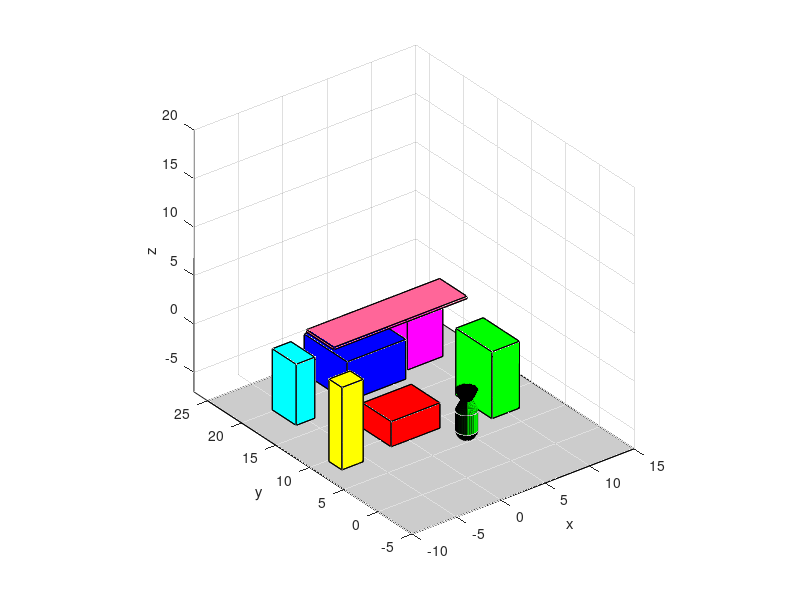

The MATLAB source for this figure: (Note: this script raises an error after producing the figure.)
function [] = NUKE_DA_CITY()
prompt = {'Enter nuke angle [60, 90]:','Enter nuke latitude [-10, 10]:', 'Enter shield longitude [-7 7]'};
dlg_title = 'Settings'; % set the title of jthe input dialogue
num_lines = 1;
def = {'65','0','0'};
settings = inputdlg(prompt,dlg_title,num_lines,def);

angle = str2num(settings{1}); % initial firing angle
latNuke = str2num(settings{2}); 
longShield = str2num(settings{3});

%% Creating 3-Dimenstional Space
myAxes = axes('xlim',[-10 15], 'ylim' , [-5 27], 'zlim', [-7 20]);

view(3)
grid on
axis equal
hold on
whitebg(1,[0.5 0.5 0.5])
xlabel('x')
ylabel('y')
zlabel('z')

%% Creating Town
	% Ground
		xGround_bottom = [-10 -10 15 15]; % bottom side
		yGround_bottom = [25 -5 -5 25];
		zGround_bottom = [-7 -7 -7 -7];
		fill3(xGround_bottom,yGround_bottom,zGround_bottom,[0.8 0.8 0.8]);

	% BUILDING 1
		xWall_left_1 = [-8 -8 -8 -8]; % left side
		yWall_left_1 = [7.9 7.9 9.8 9.8];
		zWall_left_1 = [-7 1.5 1.5 -7];

		xWall_top_1 = [-8 -8 -5.6 -5.6]; % top side
		yWall_top_1 = [9.8 7.9 7.9 9.8];
		zWall_top_1 = [1.5 1.5 1.5 1.5];

		xWall_front_1 = [-8 -8 -5.6 -5.6]; % front side
		yWall_front_1 = [9.8 9.8 9.8 9.8];
		zWall_front_1 = [-7 1.5 1.5 -7];

		xWall_right_1 = [-5.6 -5.6 -5.6 -5.6]; % right side
		yWall_right_1 = [9.8 9.8 7.9 7.9];
		zWall_right_1 = [-7 1.5 1.5 -7];

		xWall_back_1 = [-8 -8 -5.6 -5.6]; % back side
		yWall_back_1 = [7.9 7.9 7.9 7.9];
		zWall_back_1 = [-7 1.5 1.5 -7];

		xWall_bottom_1 = [-8 -8 -5.6 -5.6]; % bottom side
		yWall_bottom_1 = [9.8 7.9 7.9 9.8];
		zWall_bottom_1 = [-7 -7 -7 -7];

		% Outputing the shape
		buildingElement1(1) = fill3(xWall_left_1,yWall_left_1,zWall_left_1,'y');
		buildingElement1(2) = fill3(xWall_top_1,yWall_top_1,zWall_top_1,'y');
		buildingElement1(3) = fill3(xWall_front_1,yWall_front_1,zWall_front_1,'y');
		buildingElement1(4) = fill3(xWall_right_1,yWall_right_1,zWall_right_1,'y');
		buildingElement1(5) = fill3(xWall_back_1,yWall_back_1,zWall_back_1,'y');
		buildingElement1(6) = fill3(xWall_bottom_1,yWall_bottom_1,zWall_bottom_1,'y');
		
		% Creating the object
		building1 = hgtransform('parent', myAxes); % has to do with the axes
		set(buildingElement1, 'parent', building1); % makes combo be able to reference the shapes as a whole

	% BUILDING 2
		xWall_left_2 = [-2 -2 -2 -2]; % left side
		yWall_left_2 = [8.5 8.5 12.7 12.7];
		zWall_left_2 = [-7 -4.4 -4.4 -7];

		xWall_top_2 = [-2 -2 3.5 3.5]; % top side
		yWall_top_2 = [12.7 8.5 8.5 12.7];
		zWall_top_2 = [-4.4 -4.4 -4.4 -4.4];

		xWall_front_2 = [-2 -2 3.5 3.5]; % front side
		yWall_front_2 = [12.7 12.7 12.7 12.7];
		zWall_front_2 = [-7 -4.4 -4.4 -7];

		xWall_right_2 = [3.5 3.5 3.5 3.5]; % right side
		yWall_right_2 = [12.7 12.7 8.5 8.5];
		zWall_right_2 = [-7 -4.4 -4.4 -7];

		xWall_back_2 = [-2 -2 3.5 3.5]; % back side
		yWall_back_2 = [8.5 8.5 8.5 8.5];
		zWall_back_2 = [-7 -4.4 -4.4 -7];

		xWall_bottom_2 = [-2 -2 3.5 3.5]; % bottom side
		yWall_bottom_2 = [12.7 8.5 8.5 12.7];
		zWall_bottom_2 = [-7 -7 -7 -7];

		% Outputing the shape
		buildingElement2(1) = fill3(xWall_left_2,yWall_left_2,zWall_left_2,'r');
		buildingElement2(2) = fill3(xWall_top_2,yWall_top_2,zWall_top_2,'r');
		buildingElement2(3) = fill3(xWall_front_2,yWall_front_2,zWall_front_2,'r');
		buildingElement2(4) = fill3(xWall_right_2,yWall_right_2,zWall_right_2,'r');
		buildingElement2(5) = fill3(xWall_back_2,yWall_back_2,zWall_back_2,'r');
		buildingElement2(6) = fill3(xWall_bottom_2,yWall_bottom_2,zWall_bottom_2,'r');
		
		% Creating the object
		building2 = hgtransform('parent', myAxes); % has to do with the axes
		set(buildingElement2, 'parent', building2); % makes combo be able to reference the shapes as a whole

	% BUILDING 3
		xWall_left_3 = [-6.4 -6.4 -6.4 -6.4]; % left side
		yWall_left_3 = [16.7 16.7 20.2 20.2];
		zWall_left_3 = [-7 -0.7 -0.7 -7];

		xWall_top_3 = [-6.4 -6.4 -4.3 -4.3]; % top side
		yWall_top_3 = [20.2 16.7 16.7 20.2];
		zWall_top_3 = [-0.7 -0.7 -0.7 -0.7];

		xWall_front_3 = [-6.4 -6.4 -4.3 -4.3]; % front side
		yWall_front_3 = [20.2 20.2 20.2 20.2];
		zWall_front_3 = [-7 -0.7 -0.7 -7];

		xWall_right_3 = [-4.3 -4.3 -4.3 -4.3]; % right side
		yWall_right_3 = [20.2 20.2 16.7 16.7];
		zWall_right_3 = [-7 -0.7 -0.7 -7];

		xWall_back_3 = [-6.4 -6.4 -4.3 -4.3]; % back side
		yWall_back_3 = [16.7 16.7 16.7 16.7];
		zWall_back_3 = [-7 -0.7 -0.7 -7];

		xWall_bottom_3 = [-6.4 -6.4 -4.3 -4.3]; % bottom side
		yWall_bottom_3 = [20.2 16.7 16.7 20.2];
		zWall_bottom_3 = [-7 -7 -7 -7];

		% Outputing the shape
		buildingElement3(1) = fill3(xWall_left_3,yWall_left_3,zWall_left_3,'c');
		buildingElement3(2) = fill3(xWall_top_3,yWall_top_3,zWall_top_3,'c');
		buildingElement3(3) = fill3(xWall_front_3,yWall_front_3,zWall_front_3,'c');
		buildingElement3(4) = fill3(xWall_right_3,yWall_right_3,zWall_right_3,'c');
		buildingElement3(5) = fill3(xWall_back_3,yWall_back_3,zWall_back_3,'c');
		buildingElement3(6) = fill3(xWall_bottom_3,yWall_bottom_3,zWall_bottom_3,'c');
		
		% Creating the object
		building3 = hgtransform('parent', myAxes); % has to do with the axes
		set(buildingElement3, 'parent', building3); % makes combo be able to reference the shapes as a whole
	
	% BUILDING 4
		xWall_left_4 = [-0.2 -0.2 -0.2 -0.2]; % left side
		yWall_left_4 = [17.3 17.3 23.6 23.6];
		zWall_left_4 = [-7 -2.9 -2.9 -7];

		xWall_top_4 = [-0.2 -0.2 6.4 6.4]; % top side
		yWall_top_4 = [23.6 17.3 17.3 23.6];
		zWall_top_4 = [-2.9 -2.9 -2.9 -2.9];

		xWall_front_4 = [-0.2 -0.2 6.4 6.4]; % front side
		yWall_front_4 = [23.6 23.6 23.6 23.6];
		zWall_front_4 = [-7 -2.9 -2.9 -7];

		xWall_right_4 = [6.4 6.4 6.4 6.4]; % right side
		yWall_right_4 = [23.6 23.6 17.3 17.3];
		zWall_right_4 = [-7 -2.9 -2.9 -7];

		xWall_back_4 = [-0.2 -0.2 6.4 6.4]; % back side
		yWall_back_4 = [17.3 17.3 17.3 17.3];
		zWall_back_4 = [-7 -2.9 -2.9 -7];

		xWall_bottom_4 = [-0.2 -0.2 6.4 6.4]; % bottom side
		yWall_bottom_4 = [23.6 17.3 17.3 23.6];
		zWall_bottom_4 = [-7 -7 -7 -7];

		% Outputing the shape
		buildingElement4(1) = fill3(xWall_left_4,yWall_left_4,zWall_left_4,'b');
		buildingElement4(2) = fill3(xWall_top_4,yWall_top_4,zWall_top_4,'b');
		buildingElement4(3) = fill3(xWall_front_4,yWall_front_4,zWall_front_4,'b');
		buildingElement4(4) = fill3(xWall_right_4,yWall_right_4,zWall_right_4,'b');
		buildingElement4(5) = fill3(xWall_back_4,yWall_back_4,zWall_back_4,'b');
		buildingElement4(6) = fill3(xWall_bottom_4,yWall_bottom_4,zWall_bottom_4,'b');
		
		% Creating the object
		building4 = hgtransform('parent', myAxes); % has to do with the axes
		set(buildingElement4, 'parent', building4); % makes combo be able to reference the shapes as a whole


	% BUILDING 5
		xWall_left_5 = [8.2 8.2 8.2 8.2]; % left side
		yWall_left_5 = [7 7 12.3 12.3];
		zWall_left_5 = [-7 -0.1 -0.1 -7];

		xWall_top_5 = [8.2 8.2 11.3 11.3]; % top side
		yWall_top_5 = [12.3 7 7 12.3];
		zWall_top_5 = [-0.1 -0.1 -0.1 -0.1];

		xWall_front_5 = [8.2 8.2 11.3 11.3]; % front side
		yWall_front_5 = [12.3 12.3 12.3 12.3];
		zWall_front_5 = [-7 -0.1 -0.1 -7];

		xWall_right_5 = [11.3 11.3 11.3 11.3]; % right side
		yWall_right_5 = [12.3 12.3 7 7];
		zWall_right_5 = [-7 -0.1 -0.1 -7];

		xWall_back_5 = [8.2 8.2 11.3 11.3]; % back side
		yWall_back_5 = [7 7 7 7];
		zWall_back_5 = [-7 -0.1 -0.1 -7];

		xWall_bottom_5 = [8.2 8.2 11.3 11.3]; % bottom side
		yWall_bottom_5 = [12.3 7 7 12.3];
		zWall_bottom_5 = [-7 -7 -7 -7];

		% Outputing the shape
		buildingElement5(1) = fill3(xWall_left_5,yWall_left_5,zWall_left_5,'g');
		buildingElement5(2) = fill3(xWall_top_5,yWall_top_5,zWall_top_5,'g');
		buildingElement5(3) = fill3(xWall_front_5,yWall_front_5,zWall_front_5,'g');
		buildingElement5(4) = fill3(xWall_right_5,yWall_right_5,zWall_right_5,'g');
		buildingElement5(5) = fill3(xWall_back_5,yWall_back_5,zWall_back_5,'g');
		buildingElement5(6) = fill3(xWall_bottom_5,yWall_bottom_5,zWall_bottom_5,'g');
		
		% Creating the object
		building5 = hgtransform('parent', myAxes); % has to do with the axes
		set(buildingElement5, 'parent', building5); % makes combo be able to reference the shapes as a whole

	% BUILDING 6
		xWall_left_6 = [7.5 7.5 7.5 7.5]; % left side
		yWall_left_6 = [18.5 18.5 22.5 22.5];
		zWall_left_6 = [-7 -2 -2 -7];

		xWall_top_6 = [7.5 7.5 11.5 11.5]; % top side
		yWall_top_6 = [22.5 18.5 18.5 22.5];
		zWall_top_6 = [-2 -2 -2 -2];

		xWall_front_6= [7.5 7.5 11.5 11.5]; % front side
		yWall_front_6 = [22.5 22.5 22.5 22.5];
		zWall_front_6 = [-7 -2 -2 -7];

		xWall_right_6 = [11.5 11.5 11.5 11.5]; % right side
		yWall_right_6 = [22.5 22.5 18.5 18.5];
		zWall_right_6 = [-7 -2 -2 -7];

		xWall_back_6 = [7.5 7.5 11.5 11.5]; % back side
		yWall_back_6 = [18.5 18.5 18.5 18.5];
		zWall_back_6 = [-7 -2 -2 -7];

		xWall_bottom_6 = [7.5 7.5 11.5 11.5]; % bottom side
		yWall_bottom_6 = [22.5 18.5 18.5 22.5];
		zWall_bottom_6 = [-7 -7 -7 -7];

		% Outputing the shape
		buildingElement6(1) = fill3(xWall_left_6,yWall_left_6,zWall_left_6,'m');
		buildingElement6(2) = fill3(xWall_top_6,yWall_top_6,zWall_top_6,'m');
		buildingElement6(3) = fill3(xWall_front_6,yWall_front_6,zWall_front_6,'m');
		buildingElement6(4) = fill3(xWall_right_6,yWall_right_6,zWall_right_6,'m');
		buildingElement6(5) = fill3(xWall_back_6,yWall_back_6,zWall_back_6,'m');
		buildingElement6(6) = fill3(xWall_bottom_6,yWall_bottom_6,zWall_bottom_6,'m');
		
		% Creating the object
		building6 = hgtransform('parent', myAxes); % has to do with the axes
		set(buildingElement6, 'parent', building6); % makes combo be able to reference the shapes as a whole

%% Creating Shield

	xShield_left = [-5 -5 -5 -5]; % left side
	yShield_left = [13+longShield 13+longShield 17+longShield 17+longShield];
	zShield_left = [2 2.25 2.25 2];

	xShield_top = [-5 -5 10 10]; % top side
	yShield_top = [17+longShield 13+longShield 13+longShield 17+longShield];
	zShield_top = [2.25 2.25 2.25 2.25];

	xShield_front= [-5 -5 10 10]; % front side
	yShield_front = [17+longShield 17+longShield 17+longShield 17+longShield];
	zShield_front = [2 2.25 2.25 2];

	xShield_right = [10 10 10 10]; % right side
	yShield_right = [17+longShield 17+longShield 13+longShield 13+longShield];
	zShield_right = [2 2.25 2.25 2];

	xShield_back = [-5 -5 10 10]; % back side
	yShield_back = [13+longShield 13+longShield 13+longShield 13+longShield];
	zShield_back = [2 2.25 2.25 2];

	xShield_bottom = [-5 -5 10 10]; % bottom side
	yShield_bottom = [17+longShield 13+longShield 13+longShield 17+longShield];
	zShield_bottom = [2 2 2 2];

	% Outputing the shape
	shieldElement(1) = fill3(xShield_left,yShield_left,zShield_left,[1,0.4,0.6]);
	shieldElement(2) = fill3(xShield_top,yShield_top,zShield_top,[1,0.4,0.6]);
	shieldElement(3) = fill3(xShield_front,yShield_front,zShield_front,[1,0.4,0.6]);
	shieldElement(4) = fill3(xShield_right,yShield_right,zShield_right,[1,0.4,0.6]);
	shieldElement(5) = fill3(xShield_back,yShield_back,zShield_back,[1,0.4,0.6]);
	shieldElement(6) = fill3(xShield_bottom,yShield_bottom,zShield_bottom,[1,0.4,0.6]);
	
	% Creating the object
	shield = hgtransform('parent', myAxes); % has to do with the axes
	set(shieldElement, 'parent', shield); % makes combo be able to reference the shapes as a whole

%% Creating a Nuclear Object

% CYLINDRICAL ELEMENTS
%complexity is the number of sides in the cylinder
complexity = 100;

%changing the radii of the cylinder to make a different scoped shape
%Setting a radius to 0 will make a cone
topRadius1 = 1;
bottomRadius1 = 0.5;

topRadius2 = 1;
bottomRadius2 = 1;

topRadius3 = .5;
bottomRadius3 = 1;

%creating a taller cylinder multiple the z by some number
zScalar = (1);

%Creating the cylinder
[xCyl1, yCyl1, zCyl1] = cylinder([topRadius1 bottomRadius1], complexity);
[xCyl2, yCyl2, zCyl2] = cylinder([topRadius2 bottomRadius2], complexity);
[xCyl3, yCyl3, zCyl3] = cylinder([topRadius3 bottomRadius3], complexity);

% SPHERICAL ELEMENT
% complexity is the roudness of the sphere
complexity = 20;
% Creating the shape
[xSph, ySph, zSph] = sphere(complexity);

% Outputting the shape
 %facecolor allows you to change the color to some other color character
 color = 'm';
 
% Outputting the shape
nukeElement(1) = surface(xCyl1,yCyl1,zCyl1, 'facecolor', 'g');
nukeElement(2) = surface(xCyl2,yCyl2,(zCyl2*2)-2, 'facecolor','g');
nukeElement(3) = surface(xCyl3,yCyl3,(zCyl3*1.1)+1, 'facecolor', 'k'); %the (blaster) part of the nuke
nukeElement(4) = surface(xSph,ySph,zSph-2, 'facecolor', 'k');

% NUKE OBJECT CREATION

nuke = hgtransform('parent', myAxes); % has to do with the axes
set(nukeElement, 'parent', nuke); % makes combo be able to reference the shapes as a whole

%% Creating an Explosion Object
% RING OBJECT
bottomRadius = .75;
topRadius = 1;
    %creating smallest possible thickness (ring)
    zScalar = (1/20);

%Creating the cylinder
[xCyl, yCyl, zCyl] = cylinder([bottomRadius topRadius], complexity);

explosionElement(1) = surface(2*xCyl,2*yCyl, 2*zCyl*zScalar); %a ring around the shpere

% creating an explosion object
[xSph, ySph, zSph] = sphere(50);

explosionElement(2) = surface(xSph,ySph, zSph);

% EXPLOSION OBJECT CREATION

explosion = hgtransform('parent', myAxes); % has to do with the axes
set(explosionElement, 'parent', explosion); % makes combo be able to reference the shapes as a whole
set(explosion, 'Visible', 'off'); % the explosion does not appear at the beginning

%% Animation

% Nuke 
%creating angles and translation for the trajectory of the nuclear object 

v0 = 16;
y0 = 18.5;
x0 = 18.5;
airtime = 2*(v0*sind(angle))/9.8;
distance = (v0*cosd(angle))*airtime;
cameramenu

frames = 100;
long = linspace(0,distance,frames);
time = linspace(0,airtime,frames);
lat = linspace(0,latNuke,frames);
alt = (y0+(v0*sind(angle)*time) - ((9.81.*(time.^2))/2))-18.5;

%calculating rotation of nuclear object
rot1=(-1*linspace(-pi,0,frames));

scl = linspace(1,7,203);
i = 1;
	while i <= length(lat)+1 
        if i < length(lat) % when the nuke is still flying in projectile motion
		    pause(.01);
		    % Translation transformation matrix
		    trans = makehgtform('translate', [lat(i), long(i), alt(i)-3]);
		    % Rotation tranformation matrices
		    rotation1 = makehgtform('yrotate', rot1(i));
		 
		    % Setting shape to use the translation and rotation
		    set(nuke, 'matrix', trans*rotation1); %to run these all at the same time
		    
		    if alt(i)-5 < 2 % when the tip of nuke reaches the height of the shield
		    	% if the nuke is inside the area of the shield
		    	if long(i) > (13+longShield) && long(i) < (17+longShield) && lat(i) > -5 && lat(i) < 10
		    		i = length(lat)+2; % stop the loop and stop the nuke
		    	end
		    end

        else if i == length(lat)+1 % when the nuke drops down to a height that can hit the buildings
                for k = 1:80
                % Make the explosion visible
                set(explosion, 'Visible', 'on'); 
                % Translation transformation matrix
                trans0 = makehgtform('translate', [lat(i-1), long(i-1), alt(i-1)-3]);
                % Scaling transformation matrix
                scale = makehgtform('scale', scl(k));
                
                % Setting shape to use the translation and rotation
                set(explosion, 'matrix', trans0*scale);

	                if k > 40 % after half of the time of the explosion
	                	if lat(end-1) > -1 && lat(end-1) < 6 && long(end-1) > 16 && long(end-1) < 25 % range inside the blue building
	                		set(building4, 'Visible', 'off'); % make the blue building disappear

	                	else if lat(end-1) > -8 && lat(end-1) < -3.5 && long(end-1) > 15 && long(end-1) < 22 % range inside the cyan building
	                		set(building3, 'Visible', 'off'); % make the cyan building disappear
	                	
	                	else if lat(end-1) > 7 && lat(end-1) < 14 && long(end-1) > 16 && long(end-1) < 25 % range inside the magenta building
	                		set(building6, 'Visible', 'off'); % make the magenta building disappear
	                	
	                	else if lat(end-1) > -3.5 && lat(end-1) < -1 && long(end-1) > 15 && long(end-1) < 22 % range between the blue and cyan building
	                		set(building4, 'Visible', 'off'); % make the blue and cyan building disappear
	                		set(building3, 'Visible', 'off');

	                	else if lat(end-1) > 6 && lat(end-1) < 7 && long(end-1) > 16 && long(end-1) < 25 % range between the blue and magenta building
	                		set(building4, 'Visible', 'off'); % make the blue and cyan building disappear
	                		set(building6, 'Visible', 'off');
	                		
	                	else if lat(end-1) > -10 && lat(end-1) < -6 && long(end-1) > 7 && long(end-1) < 13 % range inside the yellow building
	                		set(building1, 'Visible', 'off'); % make the yellow building disappear
	                	
	                	else if lat(end-1) > -1.5 && lat(end-1) < 3 && long(end-1) > 8 && long(end-1) < 15 % range inside the red building
	                		set(building2, 'Visible', 'off'); % make the red building disappear
	                	
	                	else if lat(end-1) > 7 && lat(end-1) < 14 && long(end-1) > 8 && long(end-1) < 16 % range inside the green building
	                		set(building5, 'Visible', 'off'); % make the green building disappear

	                	else if lat(end-1) > -6 && lat(end-1) < -1.5 && long(end-1) > 7 && long(end-1) < 13 % range between the yellow and red building
	                		set(building1, 'Visible', 'off'); % make the red and yellow building disappear
	                		set(building2, 'Visible', 'off');

	                	else if lat(end-1) > 3 && lat(end-1) < 7 && long(end-1) > 8 && long(end-1) < 15 % range between the green and red building
	                		set(building5, 'Visible', 'off'); % make the red and green building disappear
	                		set(building2, 'Visible', 'off');

	                		end 
	                		end
	                		end
                            end
                            end
                            end
                            end
                            end
                        	end
                        	end
	                end
                pause(.01);
                end
            end
        end
        i = i+1;
    end

set(explosion, 'Visible', 'off'); % make the explosion and nuke disappear
set(nuke, 'Visible', 'off');

end

